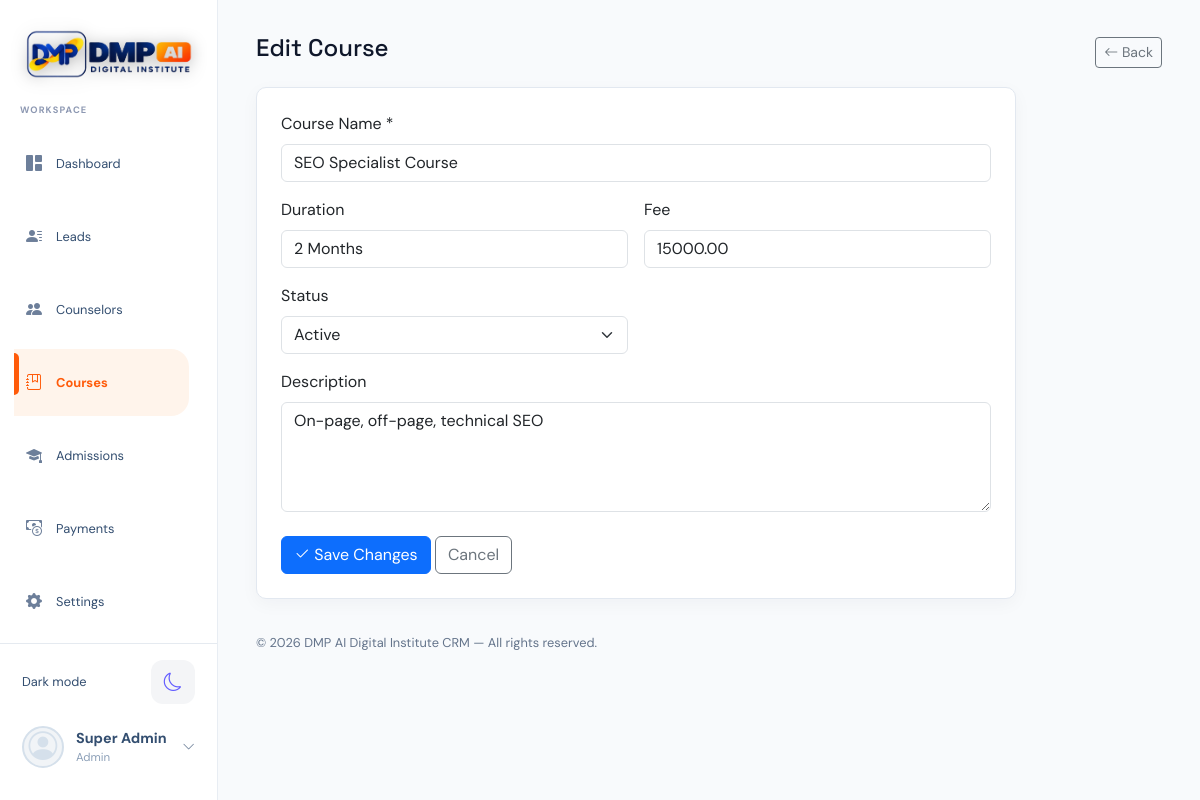
Page /modules/courses/edit.php?id=3 (signed in) on the committed database.
### tables this page shows
CREATE TABLE users (
    id INT AUTO_INCREMENT PRIMARY KEY,
    name VARCHAR(100) NOT NULL,
    email VARCHAR(150) NOT NULL UNIQUE,
    phone VARCHAR(20),
    photo_path VARCHAR(255),
    password VARCHAR(255) NOT NULL,
    role ENUM('admin','manager','counselor') NOT NULL DEFAULT 'counselor',
    status ENUM('active','inactive') NOT NULL DEFAULT 'active',
    monthly_target INT DEFAULT 0,
    created_at TIMESTAMP DEFAULT CURRENT_TIMESTAMP,
    updated_at TIMESTAMP DEFAULT CURRENT_TIMESTAMP ON UPDATE CURRENT_TIMESTAMP
);

CREATE TABLE courses (
    id INT AUTO_INCREMENT PRIMARY KEY,
    name VARCHAR(150) NOT NULL,
    duration VARCHAR(50),
    fee DECIMAL(10,2) NOT NULL DEFAULT 0,
    description TEXT,
    status ENUM('active','inactive') DEFAULT 'active',
    created_at TIMESTAMP DEFAULT CURRENT_TIMESTAMP
);

### includes/auth.php (called while the page is built, shortened)
<?php
require_once __DIR__ . '/../config/config.php';
function current_user_id() {
    return $_SESSION['user_id'] ?? null;
}
function current_user_role() {
    if (isset($_SESSION['user_role']) && $_SESSION['user_role'] !== '') {
        return $_SESSION['user_role'];
    }
    $userId = current_user_id();
    global $pdo;
    $stmt = $pdo->prepare('SELECT role FROM users WHERE id = ? LIMIT 1');
    $stmt->execute([$userId]);
    $role = $stmt->fetchColumn();
    return $role;
}
function is_admin() {
    return current_user_role() === 'admin';
}
function e($str) {
    return htmlspecialchars($str ?? '', ENT_QUOTES, 'UTF-8');
}

### modules/courses/edit.php (the view, shortened to what this page needs)
<?php
require_once __DIR__ . '/../../config/config.php';
require_once __DIR__ . '/../../includes/auth.php';
$id = (int)($_GET['id'] ?? $_POST['id'] ?? 0);
$stmt = $pdo->prepare('SELECT * FROM courses WHERE id = ?');
$stmt->execute([$id]);
$course = $stmt->fetch();
$pageTitle = 'Edit Course'; require __DIR__ . '/../../includes/header.php';
?>
<div class="d-flex justify-content-between align-items-center mb-3"><h4>Edit Course</h4><a href="list.php" class="btn btn-outline-secondary btn-sm"><i class="bi bi-arrow-left"></i> Back</a></div>
<div class="card card-stat form-card p-4"><form method="POST"><?= csrf_field() ?><input type="hidden" name="id" value="<?= $id ?>"><div class="mb-3"><label class="form-label">Course Name *</label><input name="name" class="form-control" value="<?= e($course['name']) ?>" required></div><div class="row g-3"><div class="col-md-6"><label class="form-label">Duration</label><input name="duration" class="form-control" value="<?= e($course['duration']) ?>"></div><div class="col-md-6"><label class="form-label">Fee</label><input type="number" step="0.01" min="0" name="fee" class="form-control" value="<?= e($course['fee']) ?>" required></div><div class="col-md-6"><label class="form-label">Status</label><select name="status" class="form-select"><option value="active" <?= $course['status'] === 'active' ? 'selected' : '' ?>>Active</option><option value="inactive" <?= $course['status'] === 'inactive' ? 'selected' : '' ?>>Inactive</option></select></div></div><div class="mt-3"><label class="form-label">Description</label><textarea name="description" class="form-control" rows="4"><?= e($course['description']) ?></textarea></div><div class="mt-4"><button class="btn btn-primary"><i class="bi bi-check2"></i> Save Changes</button> <a href="list.php" class="btn btn-outline-secondary">Cancel</a></div></form></div>
<?php require __DIR__ . '/../../includes/footer.php'; ?>

### includes/header.php (shortened to what this page needs)
<?php
require_once __DIR__ . '/auth.php';
?>
<!DOCTYPE html>
<html lang="en">
<head>
<link href="https://cdn.jsdelivr.net/npm/bootstrap@5.3.3/dist/css/bootstrap.min.css" rel="stylesheet">
<link rel="stylesheet" href="https://cdn.jsdelivr.net/npm/bootstrap-icons@1.11.3/font/bootstrap-icons.css">
<link rel="stylesheet" href="https://cdn.jsdelivr.net/npm/datatables.net-bs5@1.13.11/css/dataTables.bootstrap5.min.css">
<link href="<?= BASE_URL ?>/assets/css/style.css" rel="stylesheet">
</head>
<body>
<?php $currentPage = basename($_SERVER['PHP_SELF']); ?>
<?php
$headerUserStmt = $pdo->prepare('SELECT name, role, phone, photo_path FROM users WHERE id = ? LIMIT 1');
$headerUserStmt->execute([current_user_id()]);
$headerUser = $headerUserStmt->fetch() ?: ['name' => $_SESSION['user_name'] ?? '', 'role' => $_SESSION['user_role'] ?? '', 'phone' => '', 'photo_path' => null];
?>
<aside class="app-sidebar offcanvas" id="appSidebar" tabindex="-1">
  <div class="sidebar-brand">
    <a href="<?= BASE_URL ?>/dashboard.php"><img class="brand-logo" src="<?= BASE_URL ?>/assets/dmp-brand-logo.png" alt="DMP AI Digital Institute"></a>
  </div>
  <div class="sidebar-label">Workspace</div>
  <nav class="sidebar-nav" aria-label="Main navigation">
      <a class="sidebar-link <?= $currentPage === 'dashboard.php' ? 'active' : '' ?>" href="<?= BASE_URL ?>/dashboard.php"><i class="bi bi-grid-1x2-fill"></i><span>Dashboard</span></a>
      <a class="sidebar-link <?= in_array($currentPage, ['list.php', 'add.php', 'view.php', 'import.php', 'webhook.php'], true) && str_contains($_SERVER['PHP_SELF'], '/leads/') ? 'active' : '' ?>" href="<?= BASE_URL ?>/modules/leads/list.php"><i class="bi bi-person-lines-fill"></i><span>Leads</span></a>
      <?php if (is_admin() || is_manager()): ?>
      <a class="sidebar-link <?= str_contains($_SERVER['PHP_SELF'], '/counselors/') ? 'active' : '' ?>" href="<?= BASE_URL ?>/modules/counselors/list.php"><i class="bi bi-people-fill"></i><span>Counselors</span></a>
      <a class="sidebar-link <?= str_contains($_SERVER['PHP_SELF'], '/courses/') ? 'active' : '' ?>" href="<?= BASE_URL ?>/modules/courses/list.php"><i class="bi bi-journal-bookmark"></i><span>Courses</span></a>
      <?php endif; ?>
      <a class="sidebar-link <?= str_contains($_SERVER['PHP_SELF'], '/admissions/') ? 'active' : '' ?>" href="<?= BASE_URL ?>/modules/admissions/list.php"><i class="bi bi-mortarboard-fill"></i><span>Admissions</span></a>
      <a class="sidebar-link <?= str_contains($_SERVER['PHP_SELF'], '/payments/') ? 'active' : '' ?>" href="<?= BASE_URL ?>/modules/payments/list.php"><i class="bi bi-cash-coin"></i><span>Payments</span></a>
      <a class="sidebar-link <?= $currentPage === 'settings.php' ? 'active' : '' ?>" href="<?= BASE_URL ?>/settings.php"><i class="bi bi-gear-fill"></i><span>Settings</span></a>
  </nav>
  <div class="sidebar-footer">
    <button class="theme-toggle" type="button" aria-label="Switch to dark theme" title="Switch to dark theme">
    </button>
    <div class="dropdown profile-menu-wrapper">
      <button class="user-summary profile-menu-trigger dropdown-toggle" type="button" data-bs-toggle="dropdown" aria-expanded="false">
        <?php if (!empty($headerUser['photo_path'])): ?><img class="user-avatar-image" src="<?= BASE_URL . '/' . e($headerUser['photo_path']) ?>" alt=""><?php else: ?><span class="user-avatar-fallback"><i class="bi bi-person-circle"></i></span><?php endif; ?>
        <div class="user-summary-copy"><strong><?= e($headerUser['name']) ?></strong><small><?= e($headerUser['phone'] ?: ucfirst($headerUser['role'])) ?></small></div><i class="bi bi-chevron-down user-summary-chevron"></i>
      </button>
    </div>
  </div>
</aside>
<main class="app-main">
<div class="container-fluid page-content">

### assets/css/style.css (style rules this page uses)
:root { --sidebar-width: 218px; --ink: #0f172a; --muted: #64748b; --line: #e2e8f0; --surface: #ffffff; --canvas: #f8fafc; --accent: #1e1b4b; --accent-soft: #eef2ff; --brand-orange: #f47a3c; --brand-orange-deep: #d96328; --brand-yellow: #ffca28; }
body { background: var(--canvas); color: var(--ink); font-family: 'DM Sans', sans-serif; overflow-x: hidden; }
img, svg, canvas { max-width: 100%; }
.page-content, .page-content > .row, .page-content .card, .page-content .card-stat { min-width: 0; }
.page-content h4 { overflow-wrap: anywhere; }
.form-card { max-width: 760px; width: 100%; }
.page-content .btn { white-space: normal; }
.app-sidebar { background: #fff; border-right: 1px solid #e8edf3; color: #334e70; display: flex; flex-direction: column; height: 100dvh; left: 0; overflow: hidden; padding: 18px 14px 16px; position: fixed; top: 0; width: var(--sidebar-width); z-index: 1060; }
.sidebar-brand { flex-shrink: 0; }
.sidebar-brand a { display: block; padding: 4px 0 18px; text-decoration: none; }
.brand-logo { border-radius: 0; display: block; height: auto; max-width: 100%; padding: 0; width: 185px; }
.sidebar-brand .brand-logo { border: 0; box-shadow: none; filter: drop-shadow(0 2px 8px rgba(0,0,0,.3)); margin: 0 auto; }
.sidebar-label { color: #8d98b2; font-size: .58rem; font-weight: 700; letter-spacing: .12em; margin: 0 6px 12px; text-transform: uppercase; }
.sidebar-nav { display: grid; flex: 1 1 auto; gap: 6px; min-height: 0; overflow-y: auto; overscroll-behavior: contain; padding: 0 4px 8px 0; scrollbar-color: rgba(174,183,237,.45) transparent; scrollbar-gutter: stable; scrollbar-width: thin; }
.sidebar-link { align-items: center; border-radius: 0 18px 18px 0; color: #334e70; display: flex; font-size: .8rem; gap: 12px; min-height: 50px; padding: 11px 12px; text-decoration: none; transition: background .2s, color .2s, transform .2s; }
.sidebar-link i { color: #6d7f9a; font-size: 1rem; width: 18px; }
.sidebar-link.active { background: #fff4eb; box-shadow: none; color: #ff5b0a; font-weight: 700; position: relative; }
.sidebar-link.active::before { background: #ff5b0a; border-radius: 0 5px 5px 0; content: ''; height: 42px; left: 0; position: absolute; top: 4px; width: 5px; }
.sidebar-link.active i { color: #ff5b0a; }
.sidebar-footer { border-top: 1px solid #e5eaf0; flex-shrink: 0; margin: auto -14px -16px; padding: 16px 18px 24px; }
.profile-menu-wrapper { width: 100%; }
.user-summary { align-items: center; background: transparent; border: 0; border-radius: 10px; color: #334e70; display: flex; gap: 12px; margin-bottom: 0; padding: 8px 4px; text-align: left; width: 100%; }
.profile-menu-trigger::after { display: none; }
.user-summary > i, .user-avatar-fallback { align-items: center; color: #d5e0eb; display: inline-flex; font-size: 1.8rem; justify-content: center; }
.user-summary .user-avatar-fallback { background: #f1f4f7; border: 2px solid #d5e0eb; border-radius: 50%; height: 42px; width: 42px; }
.user-summary-copy { display: grid; min-width: 0; }
.user-summary > .user-summary-chevron { color: #71839b; font-size: .8rem; margin-left: auto; }
.user-summary strong { color: #334e70; font-size: .9rem; overflow: hidden; text-overflow: ellipsis; white-space: nowrap; }
.user-summary small { color: #8da0b8; font-size: .72rem; }
.theme-toggle { align-items: center; background: transparent; border: 0; border-radius: 10px; color: #334e70; display: flex; font-size: .8rem; justify-content: space-between; margin: 0 0 14px; padding: 0 4px; text-align: left; width: 100%; }
.app-main { margin-left: var(--sidebar-width); min-height: 100vh; }
.page-content { margin-top: 0; max-width: 1600px; padding: 34px 38px; }
.card-stat { background: var(--surface); border: 1px solid var(--line); border-radius: 10px; box-shadow: 0 5px 18px rgba(23,33,43,.04); }
.page-content h4, .page-content h5, .page-content h6 { font-family: 'Space Grotesk', sans-serif; }
@media (min-width: 992px) { .app-sidebar { transform: none !important; visibility: visible !important; } }

### rows in the picture
users: name "Super Admin", phone+role "Admin"
courses: name "SEO Specialist Course", duration "2 Months", fee "15000.00", status "Active", description "On-page, off-page, technical SEO"

### other values in the picture
APP_NAME "DMP AI Digital Institute CRM"
